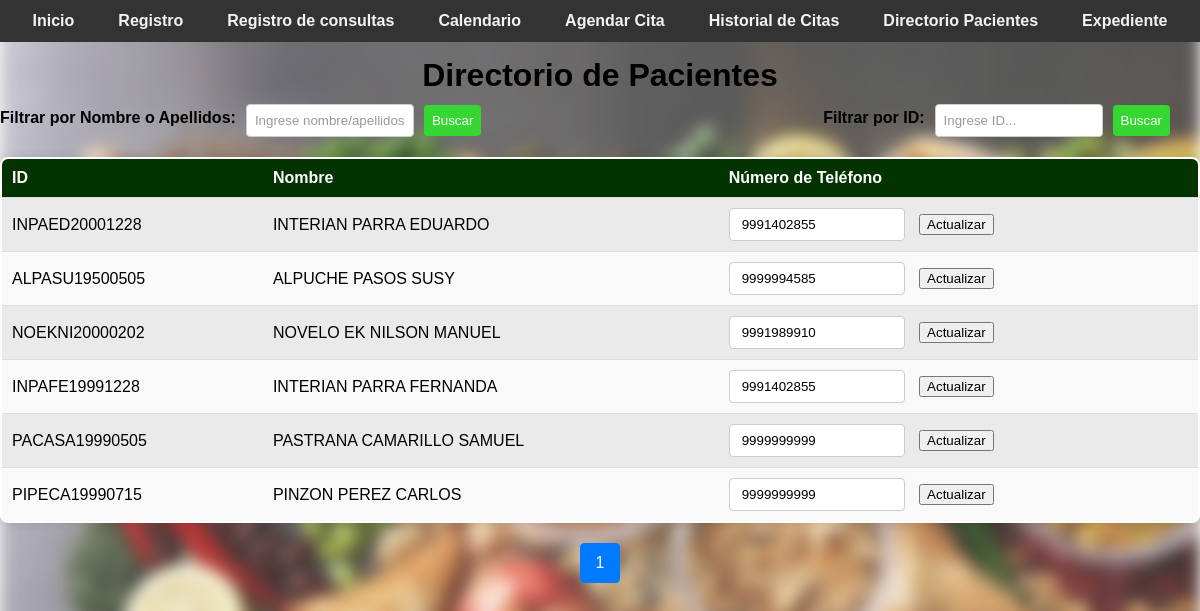
The page /directorio_pacientes on the database as committed earlier.
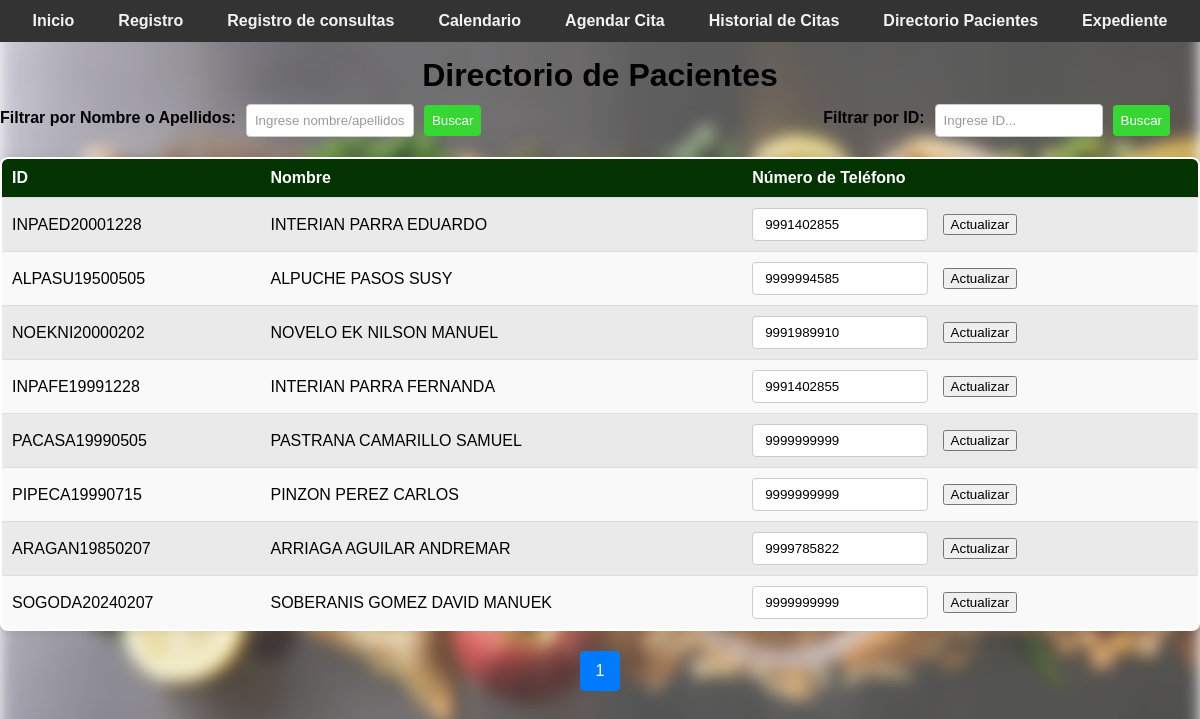
The same page on the database as committed later.
### tables this page shows
CREATE TABLE pacientes (
                    id_paciente TEXT PRIMARY KEY,
                    primer_apellido TEXT NOT NULL,
                    segundo_apellido TEXT NOT NULL,
                    nombres TEXT NOT NULL,
                    fecha_nacimiento TEXT NOT NULL,
                    religion TEXT NOT NULL,
                    escolaridad TEXT NOT NULL,
                    ocupacion TEXT NOT NULL,
                    estado_civil TEXT NOT NULL,
                    servicio_salud TEXT NOT NULL,
                    celular TEXT NOT NULL,
                    turno TEXT NOT NULL,
                    genero TEXT NOT NULL,
                    peso REAL NOT NULL,
                    altura REAL NOT NULL,
                    imc REAL NOT NULL,
                    fecha_registro TEXT NOT NULL,
                    registrado_por TEXT NOT NULL
                );

### app.py (the view, shortened to what this page needs)
@app.route('/directorio_pacientes', methods=['GET', 'POST'])
def directorio_pacientes():
    filter_text = ''
    filter_by = ''
    page = request.args.get('page', 1, type=int)
    per_page = 20
    query = "SELECT * FROM pacientes"
    params = ()
    query += " LIMIT ? OFFSET ?"
    params += (per_page, (page - 1) * per_page)
    with get_db_connection() as connection:
        cursor = connection.cursor()
        cursor.execute(query, params)
        pacientes = cursor.fetchall()
        cursor.execute("SELECT COUNT(*) FROM pacientes")
        total_pacientes = cursor.fetchone()[0]
    total_pages = (total_pacientes + per_page - 1) // per_page
    return render_template('nutricion/directorio_pacientes.html', pacientes=pacientes, page=page, total_pages=total_pages)

### app.py (called while the page is built)
def get_db_connection():
    connection = sqlite3.connect('nutricion_consulta.db')
    connection.row_factory = sqlite3.Row
    return connection

### templates/nutricion/directorio_pacientes.html (shortened to what this page needs)
<!DOCTYPE html>
<html lang="es">
<head>
    <link rel="stylesheet" href="{{ url_for('static', filename='css/style.css') }}">
</head>
<body>
    <div class="navbar" id="navbar">
        <a href="/">Inicio</a>
        <a href="/registro">Registro</a>
        <a href="/consultar">Registro de consultas</a>
        <a href="/agenda">Calendario</a>
        <a href="/agendar_cita">Agendar Cita</a>
        <a href="/historial_citas">Historial de Citas</a>
        <a href="/directorio_pacientes">Directorio Pacientes</a>
        <a href="/expediente">Expediente</a>
        </div>
<br>      <br>
    <h1>Directorio de Pacientes</h1>
    <div class="filter-container">
    <form action="{{ url_for('directorio_pacientes') }}" method="post" class="filter-form">
        <label for="filtro_apellidos">Filtrar por Nombre o Apellidos:</label>
        <input type="text" id="filtro_apellidos" name="filter_text" placeholder="Ingrese nombre/apellidos..">
        <input type="submit" value="Buscar">
    </form>
    <form action="{{ url_for('directorio_pacientes') }}" method="post" class="filter-form">
        <label for="filtro_id">Filtrar por ID:</label>
        <input type="text" id="filtro_id" name="filter_text" placeholder="Ingrese ID...">
        <input type="submit" value="Buscar">
    </form>
    </div>
    <table>
        <tr>
            <th>ID</th>
            <th>Nombre</th>
            <th>Número de Teléfono</th>
        </tr>
        {% for paciente in pacientes %}
        <tr>
            <td>{{ paciente[0] }}</td>
            <td>{{ paciente[1] }} {{ paciente[2] }} {{ paciente[3] }}</td>
            <td>
                <form method="post" style="display:inline;">
                    <input type="text" name="new_phone" value="{{ paciente[10] }}" pattern="[0-9]+" title="Ingrese al menos 10 dígitos numéricos" required minlength="10" maxlength="10">
                    <button type="submit">Actualizar</button>
                </form>
            </td>
        </tr>
        {% endfor %}
    </table>
    <div class="pagination">
        {% for p in range(1, total_pages + 1) %}
            <a href="{{ url_for('directorio_pacientes', page=p) }}" class="{{ 'active' if p == page else '' }}">{{ p }}</a>
        {% endfor %}
    </div>
</body>
</html>

### static/css/style.css (style rules this page uses)
body { font-family: Arial, sans-serif; margin: 0; padding: 0; }
body::before { content: ""; position: fixed; top: 0; left: 0; width: 100%; height: 100%; z-index: -1; background-image: url('/static/css/Imagen/fondo.jpg'); background-size: cover; filter: blur(8px); opacity: .8; }
label { font-weight: bold; }
.navbar { background-color: #333; display: flex; justify-content: center; padding: 25px 20; position: fixed; top: 0; left: 0; width: 100%; z-index: 1000; }
.navbar a { color: #f2f2f2; text-align: center; padding: 10px 20px; text-decoration: none; transition: background-color 0.3s ease, color 0.3s ease, border-color 0.3s ease; border-radius: 25px; margin: 20 5px; border: 2px solid transparent; font-weight: bold; }
.button, .btn-login, input[type="submit"] { display: inline-block; padding: 10px 20px; border-radius: 5px; cursor: pointer; text-decoration: none; transition: background-color 0.3s ease; }
label { display: inline-block; margin-bottom: 5px; }
input:required { border-color: #ff9999; }
input[type="text"]::placeholder, input[type="password"]::placeholder { color: #999; }
input[type="text"], input[type="number"], .add-button { width: 150px; padding: 8px 12px; margin-right: 10px; border-radius: 4px; border: 1px solid #ccc; cursor: pointer; }
th, td { padding: 10px; text-align: center; border-bottom: 1px solid #ddd; transition: background-color 0.3s; }
th { background-color: #333; color: #ffffff; }
tr:nth-child(even) { background-color: #f2f2f2; }
tr:nth-child(odd) { background-color: #e6e6e6; }
h1, h2, strong { color: #000000; }
h1 { margin-bottom: 10px; text-align: center; }
.filter-container { display: flex; justify-content: space-between; margin-bottom: 20px; }
.filter-form { display: flex; align-items: center; margin-right: 20px; display: flex; }
.filter-form label { margin-right: 10px; color: #000000; font-weight: bold; }
.filter-form input[type="text"], .filter-form input[type="number"], .filter-form input[type="date"], .filter-form input[type="time"], .filter-form input[type="tel"], .filter-form input[type="number,2"], .filter-form input[type="submit"] { padding: 8px; border-radius: 4px; border: 1px solid #ccc; margin-right: 10px; }
.filter-form input[type="submit"] { background-color: #36d633; color: #fff; border: none; cursor: pointer; }
table { width: 100%; margin: 0 auto; border: 2px solid #000000; border-radius: 8px; overflow: hidden; box-shadow: 0 0 10px rgba(0, 0, 0, 0.1); max-width: 100%; border-collapse: collapse; margin-bottom: 10px; background-color: #fff; opacity: 1; animation: fadeIn 0.5s ease-in-out; transition: opacity 0.5s ease-in-out; text-size-adjust: 10%; }
table th, table td { padding: 10px; border-bottom: 1px solid #ddd; text-align: left; }
table th { background-color: #023300; font-weight: bold; }
table tr:nth-child(odd) { background-color: #f9f9f9; }
table tr:nth-child(even) { background-color: #eaeaea; }
.pagination { display: flex; justify-content: center; align-items: center; margin-top: 20px; }
.pagination a { color: #007bff; padding: 10px 15px; text-decoration: none; border: 1px solid #dee2e6; margin: 0 5px; border-radius: 4px; transition: background-color 0.3s, color 0.3s; }
.pagination a.active { background-color: #007bff; color: white; border-color: #007bff; }

Rows that differ between the two databases and show on the page:
added pacientes: id_paciente "ARAGAN19850207", primer_apellido "ARRIAGA", segundo_apellido "AGUILAR", nombres "ANDREMAR", new_phone "9999785822"
added pacientes: id_paciente "SOGODA20240207", primer_apellido "SOBERANIS", segundo_apellido "GOMEZ", nombres "DAVID MANUEK", new_phone "9999999999"
